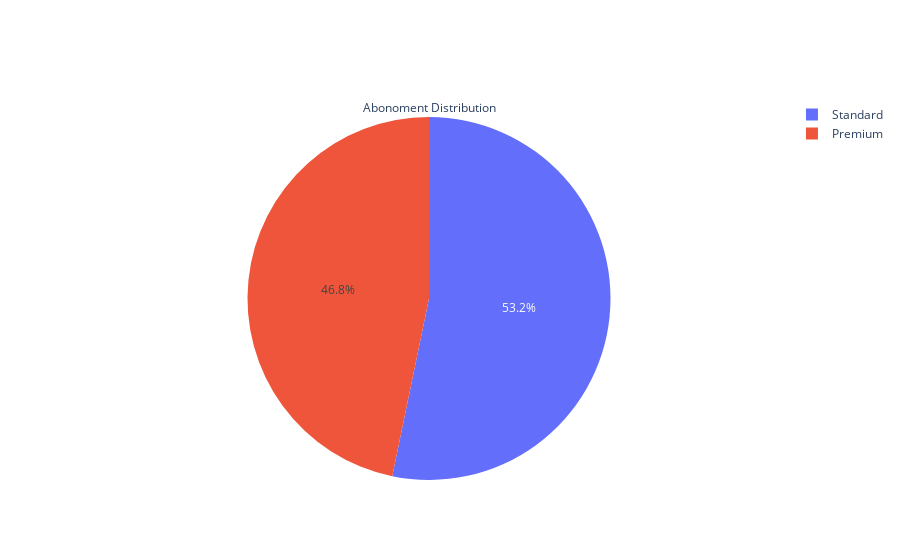

Notebook code for this chart:
### Markdown cell above
### Abonoment Distribution

### Code cell
fig=go.Figure()
fig.add_trace(go.Pie(
    labels=df['abonoment_type'].value_counts().index,
    values=df['abonoment_type'].value_counts().values,
    title='Abonoment Distribution'
))
iplot(fig)
fig.write_html("vis_15/abonoment_type.html")

### Figure 1 — Plotly figure (JSON) as saved in the notebook; plotly's stock layout.template omitted (floating-point values rounded to 4 significant figures)
{"data": [{"labels": ["Standard", "Premium"], "title": {"text": "Abonoment Distribution"}, "type": "pie", "values": [41, 36]}], "layout": {}}
